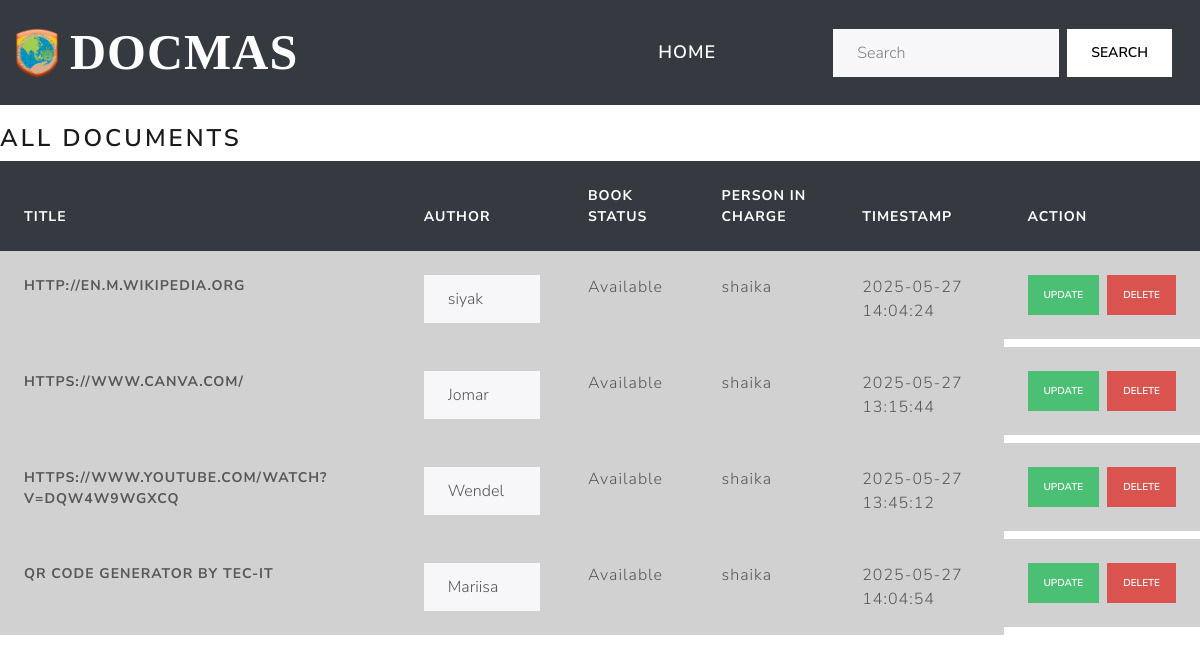
Page /admin/Book_List.php (signed in) on the committed database.
### tables this page shows
CREATE TABLE `documents` (
  `id` int(11) NOT NULL,
  `document` varchar(255) DEFAULT NULL,
  `author` varchar(50) NOT NULL,
  `Book_Status` varchar(50) NOT NULL,
  `scanner` varchar(50) NOT NULL,
  `timestamp` timestamp NULL DEFAULT current_timestamp() ON UPDATE current_timestamp()
);

### admin/Book_List.php (the view, shortened to what this page needs)
<?php
$servername = "localhost";
$username = "root";
$password = "";
$dbname = "docmas";
$conn = new mysqli($servername, $username, $password, $dbname);
$search = '';
$query = "SELECT * FROM documents WHERE 1";
$query .= " ORDER BY document ASC";
$getAll = $conn->query($query);
?>
<!DOCTYPE html>
<html lang="en">
<head>
    <link rel="stylesheet" href="bootstrap.css">
    <link rel="stylesheet" href="bootstrap.min.css">
</head>
<body>
    <nav class="navbar navbar-expand-lg bg-dark" data-bs-theme="dark">
        <div class="container-fluid">
            <a class="navbar-brand d-flex align-items-center gap-2" id="Title" href="#">
                <img src="logo.png" alt="Logo" width="50" height="50">
                DocMaS
            </a>
            <div class="collapse navbar-collapse" id="navbarColor02">
                <ul class="navbar-nav me-auto">
                    <li class="nav-item">
                        <a class="nav-link active" href="admindashboard.php">Home</a>
                    </li>
                </ul>
                <form method="GET" class="d-flex">
                    <input class="form-control me-sm-2" type="search" name="search" placeholder="Search" value="<?php echo htmlspecialchars($search); ?>">
                    <button class="btn btn-secondary my-2 my-sm-0 me-3" type="submit">Search</button>
                </form>
            </div>
        </div>
    </nav>
    <div class="content">
        <br>
        <h3>All Documents</h3>
        <table class="table table-hover">
            <thead>
                <tr class="table-dark">
                    <th scope="row">Title</th>
                    <th>Author</th>
                    <th>Book Status</th>
                    <th>Person in Charge</th>
                    <th>Timestamp</th>
                    <th>Action</th>
                </tr>
            </thead>
            <?php if ($getAll->num_rows > 0) : ?>
                <?php while ($fetch = $getAll->fetch_assoc()) : ?>
                    <tbody>
                        <tr class="table-primary">
                            <form method="POST" class="form-inline">
                                <th scope="row"><?php echo htmlspecialchars($fetch['document']); ?></th>
                                <td>
                                    <input type="text" name="author" value="<?php echo htmlspecialchars($fetch['author']); ?>" class="form-control">
                                </td>
                                <td><?php echo htmlspecialchars($fetch['Book_Status']); ?></td>
                                <td><?php echo htmlspecialchars($fetch['scanner']); ?></td>
                                <td><?php echo htmlspecialchars($fetch['timestamp']); ?></td>
                                <td class="d-flex gap-2">
                                    <button type="submit" name="update_author" class="btn btn-success btn-sm">Update</button>
                                    <button type="submit" name="delete_document" class="btn btn-danger btn-sm" onclick="return confirm('Are you sure you want to delete this document?');">Delete</button>
                                </td>
                            </form>
                        </tr>
                    </tbody>
                <?php endwhile; ?>
            <?php endif; ?>
        </table>
    </div>
</body>
</html>

### admin/Book_List.php (style rules this page uses)
#Title { font-size: 50px; font-family: "Times New Roman", Times, serif; }
.navbar { position: fixed; top: 0; left: 0; width: 100%; z-index: 9999; padding: 10px 0; }
body { padding-top: 80px; }
.navbar-brand { font-size: 36px; font-family: 'Georgia', serif; }
.navbar-nav .nav-item { margin-left: 20px; }
.navbar-nav .nav-link { font-size: 18px; padding: 8px 15px; }
.content { padding-top: 20px; }
.form-inline { display: flex; align-items: center; }
.nav-link.active { margin-left: 300px; }

### rows in the picture
documents: document "HTTP://EN.M.WIKIPEDIA.ORG", author "siyak", Book_Status "Available", scanner "shaika", timestamp "2025-05-27 14:04:24"
documents: document "HTTPS://WWW.CANVA.COM/", author "Jomar", Book_Status "Available", scanner "shaika", timestamp "2025-05-27 13:15:44"
documents: document "HTTPS://WWW.YOUTUBE.COM/WATCH?V=DQW4W9WGXCQ", author "Wendel", Book_Status "Available", scanner "shaika", timestamp "2025-05-27 13:45:12"
documents: document "QR CODE GENERATOR BY TEC-IT", author "Mariisa", Book_Status "Available", scanner "shaika", timestamp "2025-05-27 14:04:54"
